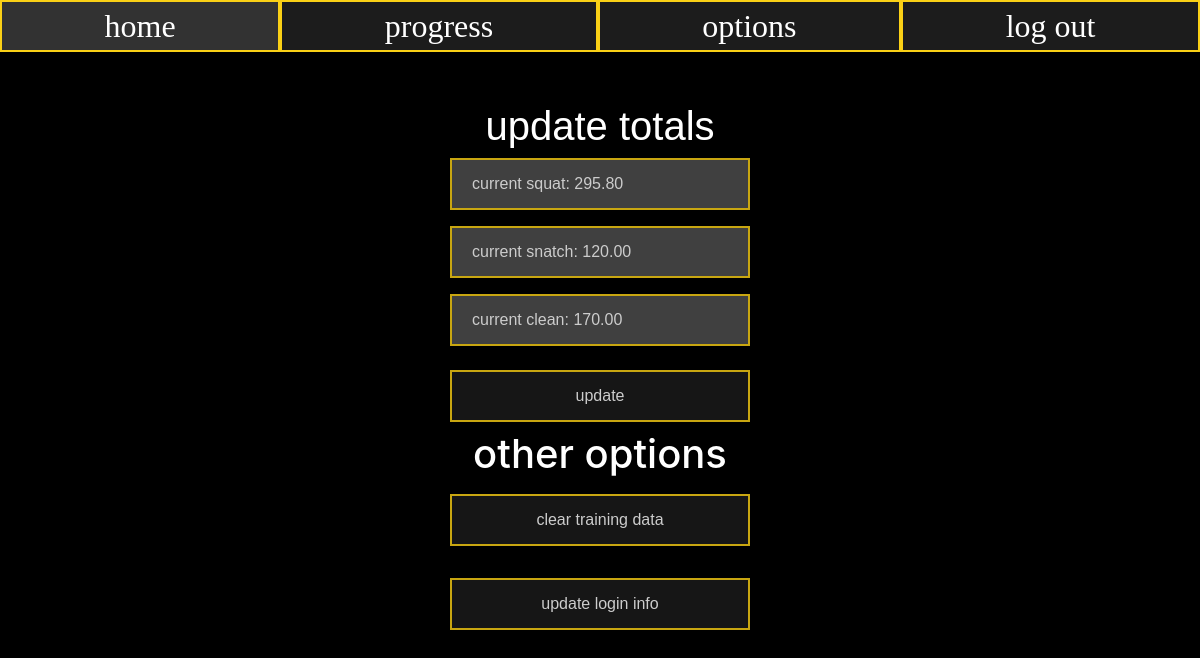
/options (signed in), run on an earlier commit of the app's database.
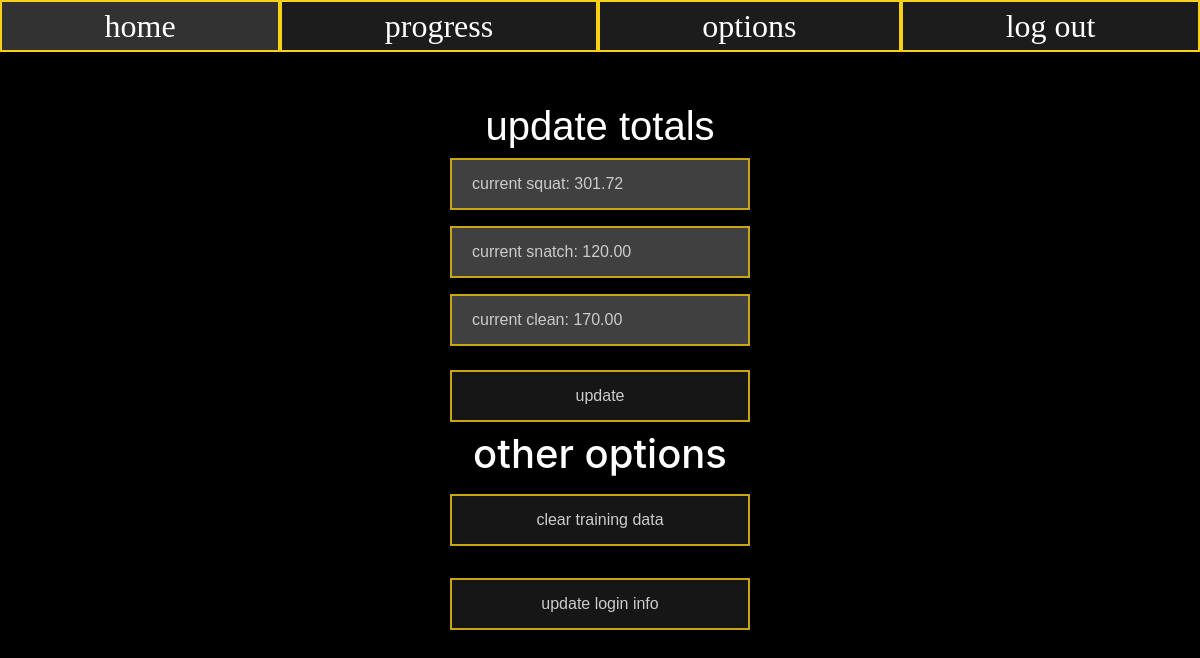
And on a later commit of the database.
### website/models.py (models this page shows)
class User(db.Model, UserMixin):
    __tablename__ = "users"
    id = db.Column(db.Integer, primary_key=True)
    email = db.Column(db.String(150), unique=True, nullable=False)
    password = db.Column(db.String(150), nullable=False)
    first_name = db.Column(db.String(150), nullable=False)
    squat_max = db.Column(db.Integer, default=0)
    clean_max = db.Column(db.Integer, default=0)
    snatch_max = db.Column(db.Integer, default=0)
    squat_id = db.Column(db.Integer, default=5)

### website/views.py (the view, shortened to what this page needs)
@views.route("/options", methods=["POST", "GET"])
@login_required
def options():
    return render_template("options.html",
                            user=current_user,
                            squat_max=current_user.squat_max,
                            clean_max=current_user.clean_max,
                            snatch_max=current_user.snatch_max)

### website/__init__.py (called while the page is built)
def make_app():
    app = Flask(__name__)
    app.config['SECRET_KEY'] = "hello"
    app.config['SQLALCHEMY_DATABASE_URI'] = f'sqlite:///{DB_NAME}'
    db.init_app(app)
    from .views import views
    from .auth import auth
    app.register_blueprint(views, url_prefix="/")
    app.register_blueprint(auth, url_prefix="/")
    from .models import User
    create_database(app)
    login_manager = LoginManager()
    login_manager.login_view = "auth.sign_in"
    login_manager.init_app(app)
    @login_manager.user_loader
    def load_user(id):
        return User.query.get(int(id))
    return app

### website/templates/options.html (shortened to what this page needs)
{% extends "base.html" %}
{% block body %}
<container class="totals-container" align="center">
    <form class="total-form" method="POST">
        <h1 class="page-title">update totals</h1>
        <div class="form-group">
            <input
            autofocus
            type="number"
            id="squat"
            name="squat"
            placeholder="current squat: {{'%.2f'|format(squat_max)}}"
            />
        </div>
        <div class="form-group">
            <input
            type="number"
            id="snatch"
            name="snatch"
            placeholder="current snatch: {{ '%.2f'|format(snatch_max)}}"
            />
        </div>
        <div class="form-group">
            <input
            type="number"
            id="clean"
            name="clean"
            placeholder="current clean: {{'%.2f'|format(clean_max)}}"
            />
        </div>
        <button
            name="update_totals"
            type="submit"
            class="submit-button">
            update
        </button>
    </form>
</container>
<container class="options-container" align="center">
    <container class="options-buttons">
        <h1 class="page-title">other options</h1>
        <form method="POST">
            <div class="form-group">
                <button
                    id="option-button"
                    name="clear_data"
                    type="submit"
                    class="clear-button"
                    onclick="clearData()" >
                    clear training data
            </div>
            <div class="form-group">
                <button
                    id="option-button"
                    name="update_login"
                    type="submit"
                    class="update-login">
                    update login info
            </div>
        </form>
    </container>
</container>
{% endblock %}

### website/templates/base.html (shortened to what this page needs)
<!DOCTYPE html>
<html lang="en">
<head>
    <link
    rel= "stylesheet"
    type= "text/css"
    href= "{{ url_for('static',filename='css/styles.css') }}"
    />
    <link
      rel="stylesheet"
      href="https://stackpath.bootstrapcdn.com/bootstrap/4.4.1/css/bootstrap.min.css"
    />
    <link
      rel="stylesheet"
      href="https://stackpath.bootstrapcdn.com/font-awesome/4.7.0/css/font-awesome.min.css"
    />
</head>
<body>
    <nav class="main-navbar">
        <ul>
            <li><a id="home" href="/home">home</a></li>
            <li><a id="progress" href="/options">progress</a></li>
            <li><a id="options" href="/options">options</a></li>
            <li><a id="logout" href="/logout">log out</a></li>
        </ul>
    </nav>
    <div class="container">
        {% block body %}
        {% endblock %}
    </div>
</body>
</html>

### website/static/css/styles.css (style rules this page uses)
nav { font-size: 2rem; background-color: rgb(28, 28, 28); }
nav ul { list-style-type: none; margin: 0; padding: 0; display: flex; justify-content: space-around; }
nav ul li { cursor: pointer; flex: auto; text-align: center; font-family:Impact; color: white; text-decoration: none; border: 2px solid rgb(250, 208, 22); }
nav ul li a { color: white; text-decoration: none; font-family: Impact; }
h1 { color: white; }
.total-form { font-family: Arial; text-decoration: none; }
input { width: 300px; padding: 12px 20px; margin: 8px 0; box-sizing: border-box; border: 2px solid rgb(250, 208, 22); background-color: rgb(80, 80, 80); color: rgb(255, 255, 255); opacity: .8; font-family: Arial; }
input::placeholder { color: white; }
.submit-button { position: relative; width: 300px; padding: 12px 20px; margin: 8px 0; box-sizing: border-box; background-color: grey; border: 2px solid rgb(250, 208, 22); color: white; font-family: Arial; opacity: .8; }
.total-form { position: relative; top: 50px; width: 300px; margin: 0 auto; }
.totals-container { width: 300px; left: 10px; }
#option-button { position: relative; width: 300px; padding: 12px 20px; margin: 8px 20px; box-sizing: border-box; background-color: grey; border: 2px solid rgb(250, 208, 22); color: white; font-family: Arial; opacity: .8; }
.options-container { width: 300px; left: 10px; }
.options-buttons { position: relative; top: 50px; width: 300px; margin: 0 auto; }

### website/templates/base.html (style rules this page uses)
body { background: black !important; }
button { background: rgb(28, 28, 28) !important; }

What changed in the data, as far as the page shows it:
changed User: squat "current squat: 295.80" → "current squat: 301.72"
